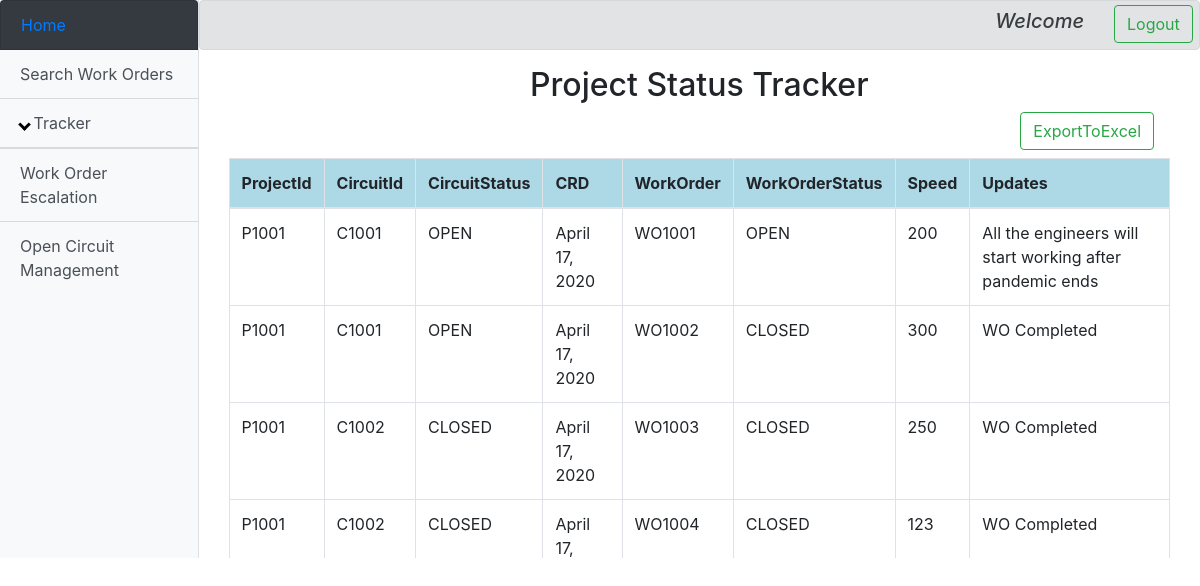
The app's page /Home/ProjectStatusTracker with its own data.
### SearchWo/models.py (models this page shows, shortened)
class Pegasus(models.Model):
    ProjectId = models.CharField(max_length=200)
    SvcNo = models.CharField(max_length=200)
    SvcOrderStatus = models.CharField(max_length=200)
    WorkOrder = models.CharField(max_length=200)
    WorkOrderStatus = models.CharField(max_length=200)
    CRD = models.DateField()
    Speed = models.CharField(max_length=200)
    Updates = models.CharField(max_length=200)
    class Meta:
        verbose_name_plural = "Pegasus Records"

### StatusTracker/views.py (the view)
# urls.py: path('', views.StatusTracker, name='StatusTracker'),
def StatusTracker(request):
    username = request.user.get_username()
    if request.method=='POST':
        if request.POST.get('Logout'):
            logout(request)
            return redirect('/')
        SubmitCriteria=request.POST.get('Search1')
        import xlwt
        from django.http import HttpResponse
        from django.contrib.auth.models import User
        response = HttpResponse(content_type='application/ms-excel')
        response['Content-Disposition'] = 'attachment; filename="users.xls"'
        wb = xlwt.Workbook(encoding='utf-8')
        ws = wb.add_sheet('Users Data')  # this will make a sheet named Users Data
        row_num = 0
        font_style = xlwt.XFStyle()
        font_style.font.bold = True
        columns = ['ProjectId', 'SvcNo', 'SvcOrderStatus', 'WorkOrder', 'WorkOrderStatus', 'CRD', 'Speed', 'Updates']
        for col_num in range(len(columns)):
            ws.write(row_num, col_num, columns[col_num], font_style)  # at 0 row 0 column
        font_style = xlwt.XFStyle()
        rows = Pegasus.objects.all().values_list('ProjectId', 'SvcNo', 'SvcOrderStatus', 'WorkOrder', 'WorkOrderStatus',
                                                 'CRD', 'Speed', 'Updates')
        for row in rows:
            row_num += 1
            for col_num in range(len(row)):
                ws.write(row_num, col_num, row[col_num], font_style)
        wb.save(response)
        return response
    else:
        P = Pegasus.objects.all()
        params = {'data': P,'Username':username}
        return render(request,'StatusTracker.html',params)

### StatusTracker/templates/StatusTracker.html
{% extends 'Base.html' %}
{% block content %}
<html>
<body>
<form method="Post">{% csrf_token %}
<div align="center">
<h2>Project Status Tracker</h2>
</div>
<div align="right">
            <button type="submit" name='Search1 'class="btn btn-outline-success mb-2 mr-3"  value="Export">ExportToExcel</button>
</div>
<div style="height: 400px; overflow: auto" scrollable>
<table class="table table-bordered table-hover">
        <thead>
        <tr>
             <th> ProjectId</th>
             <th> CircuitId</th>
             <th> CircuitStatus</th>
             <th> CRD</th>
             <th> WorkOrder</th>
             <th> WorkOrderStatus</th>
             <th> Speed</th>
             <th> Updates</th>
        </tr>
    </thead>
        {% for item in data %}
        <tr>
            <td>{{item.ProjectId}}</td>
            <td>{{item.SvcNo}}</td>
            <td>{{item.SvcOrderStatus}}</td>
            <td>{{item.CRD}}</td>
            <td>{{item.WorkOrder}}</td>
            <td>{{item.WorkOrderStatus}}</td>
            <td>{{item.Speed}}</td>
            <td>{{item.Updates}}</td>
        </tr>
    {% endfor %}
</table>
</div>
</form>
</body>
</html>
{% endblock %}

### Home/templates/Base.html (shortened to what this page needs)
<!DOCTYPE html>
<html lang="en">
<head>
    <link rel="stylesheet" href="https://stackpath.bootstrapcdn.com/bootstrap/4.4.1/css/bootstrap.min.css"
>
</head>
<body>
<div class="d-flex" id="wrapper">
    <div class="bg-light border-right  " id="sidebar-wrapper">
        <a href="/Home" class="list-group-item list-group-item-action bg-dark text-primary sidebar-heading">Home</a>
        <div class="list-group list-group-flush ">
            <a href="/Home/SearchWo" class="list-group-item list-group-item-action bg-light">Search Work Orders</a>
            <a class="list-group-item list-group-item-action bg-light" data-toggle="collapse" href="#collapseExample"><i
                    class="arrow down"></i> Tracker</a>
            <a href="/Home/WorkOrderEscalation" class="list-group-item list-group-item-action bg-light">Work Order
                Escalation</a>
            <a href="/Home/OpenCircuitManagement" class="list-group-item list-group-item-action bg-light">Open Circuit
                Management</a>
        </div>
    </div>
    <div class="container">
        <div class="row alert alert-secondary py-0">
            <div class="col-xl-11 ">
                <h5 class="text-capitalize font-italic text-right py-2"> Welcome {{ Username }} </h5>
            </div>
            <div class="col-xl-1 py-1">
                <form method="POST">{% csrf_token %}
                    <button class="btn btn-outline-success "value="submit" name="Logout">Logout</button>
                </form>
            </div>
        </div>
            <div class="container">
                {% block content %}
                {% endblock %}
            </div>
    </div>
</div>
</body>
</html>

### records on screen
Pegasus: ProjectId "P1001", SvcNo "C1001", SvcOrderStatus "OPEN", CRD "April 17, 2020", WorkOrder "WO1001", WorkOrderStatus "OPEN", Speed "200", Updates "All the engineers will start working after pandemic ends"
Pegasus: ProjectId "P1001", SvcNo "C1001", SvcOrderStatus "OPEN", CRD "April 17, 2020", WorkOrder "WO1002", WorkOrderStatus "CLOSED", Speed "300", Updates "WO Completed"
Pegasus: ProjectId "P1001", SvcNo "C1002", SvcOrderStatus "CLOSED", CRD "April 17, 2020", WorkOrder "WO1003", WorkOrderStatus "CLOSED", Speed "250", Updates "WO Completed"
Pegasus: ProjectId "P1001", SvcNo "C1002", SvcOrderStatus "CLOSED", CRD "April 17,…", WorkOrder "WO1004", WorkOrderStatus "CLOSED", Speed "123", Updates "WO Completed"
